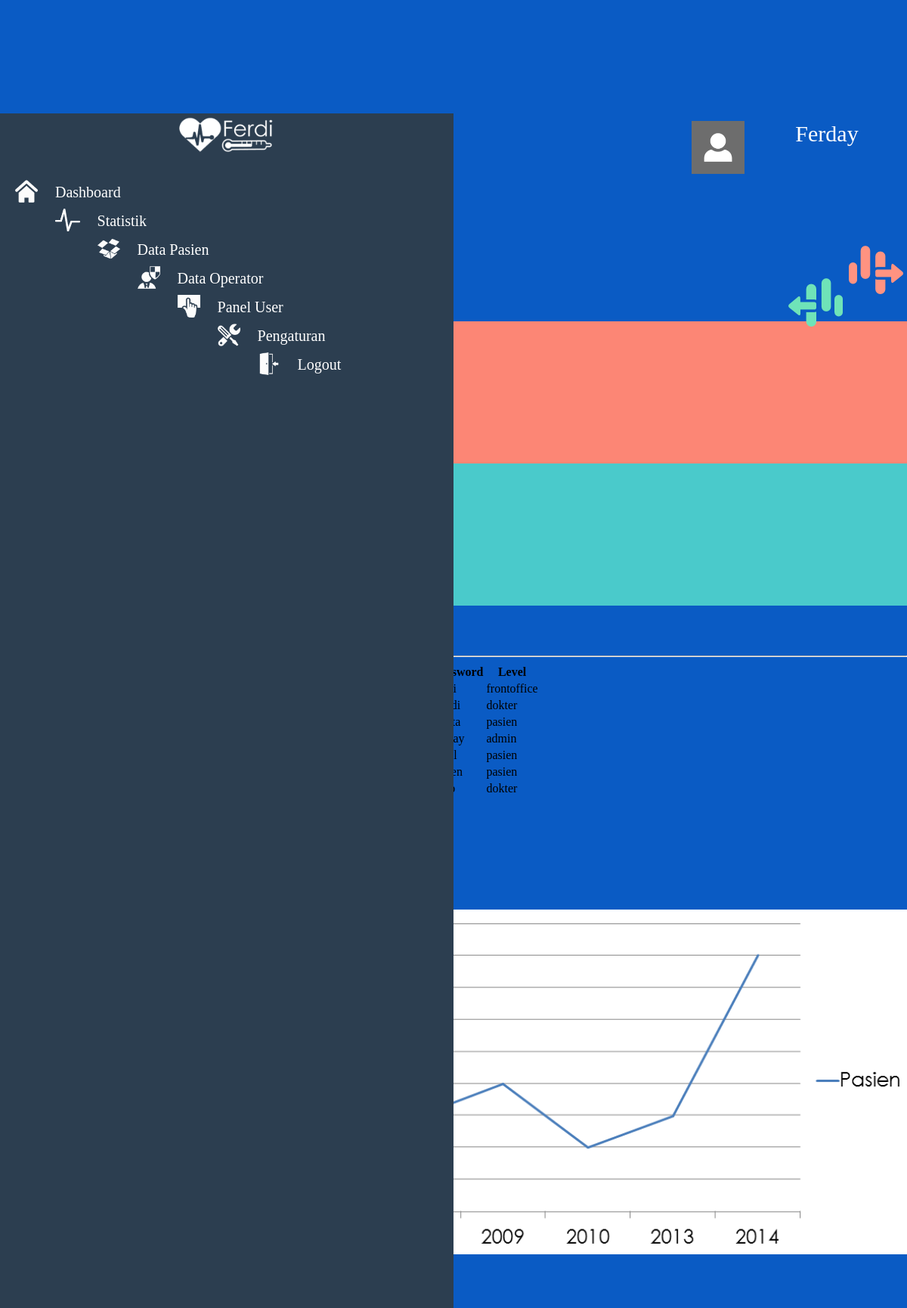
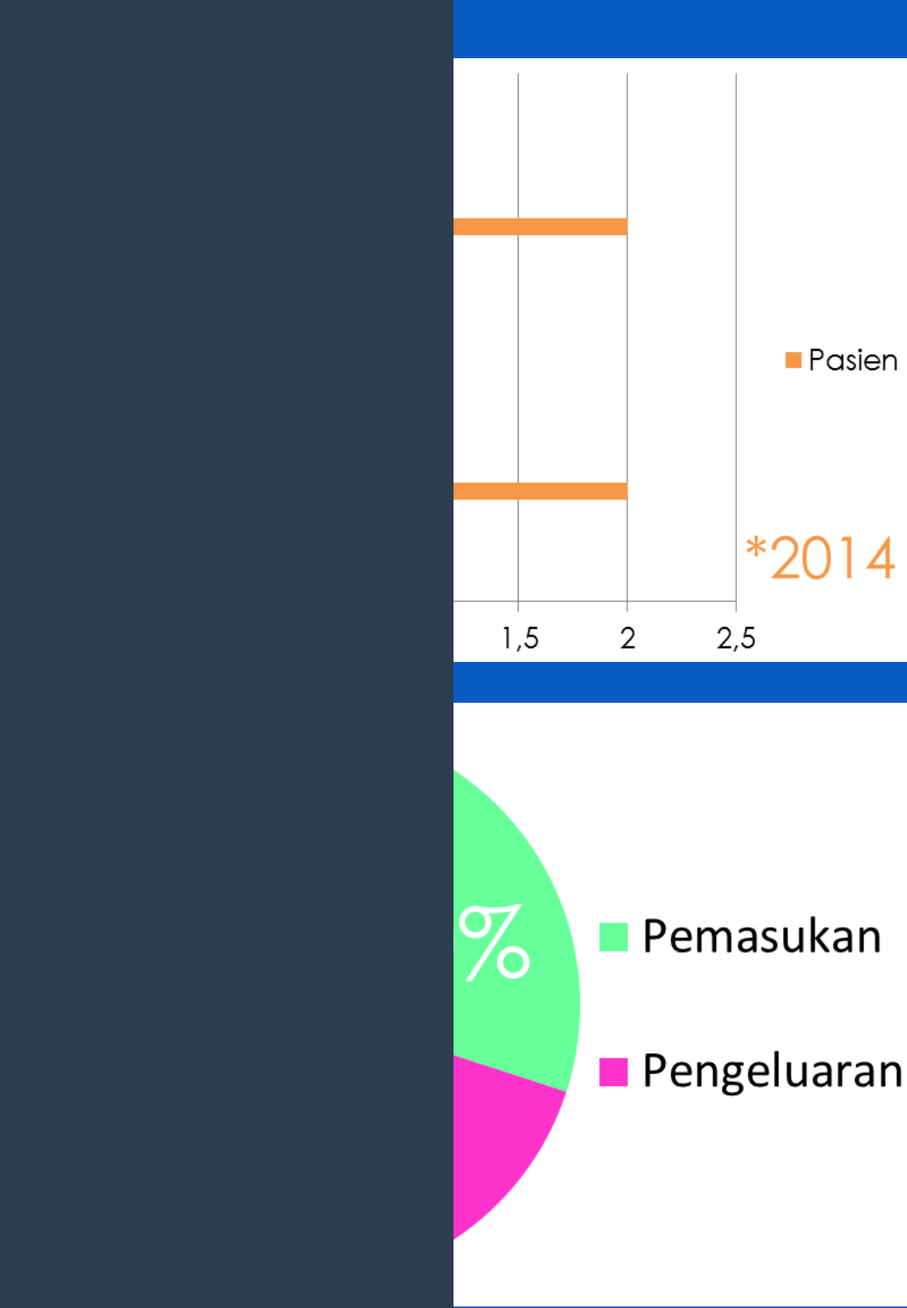
Page /p/admin (signed in, upper part) on the committed database (2 pictures, top to bottom).
### tables this page shows
CREATE TABLE IF NOT EXISTS `user` (
  `no` int(11) NOT NULL AUTO_INCREMENT,
  `userid` varchar(50) NOT NULL,
  `password` varchar(50) NOT NULL,
  `level` varchar(50) NOT NULL,
  PRIMARY KEY (`no`)
);

### p/admin/index.php (the view, shortened to what this page needs)
<?php
$query = mysql_query ("SELECT * FROM databaru");
$pasien= mysql_num_rows ($query);
$query2 = mysql_query ("SELECT * FROM user where level='dokter'");
$dokter= mysql_num_rows ($query2);
$query3 = mysql_query ("SELECT * FROM user where level='frontoffice'");
$operator= mysql_num_rows ($query3);
$query4 = mysql_query ("SELECT * FROM user where level='admin'");
$admin= mysql_num_rows ($query4);
?>
<html>
<head>
	<link rel="stylesheet" type="text/css" href="style.css">
</head>
<body>
	<div id='wrapper'>
		<div id='menukiri'>
		<center><img src="img/logo.png" height='60'></center><br>
		<a href="index.php"><div class='menu-active'>
			<img src="img/house.png" height='30' align='left' style='margin-left:20px;margin-top:10px;'>
			<font class='sk' style='margin-left:20px;margin-top:15px;display:inline-block;'>Dashboard</font>
		</div>
		</a>
		<a href="statistik.php">
		<div class='menu'>
			<img src="img/statistik.png" height='30' align='left' style='margin-left:20px;margin-top:10px;'>
			<font class='sk' style='margin-left:20px;margin-top:15px;display:inline-block;'>Statistik</font>
		</div>
		</a>
		<a href="pasien.php">
		<div class='menu'>
			<img src="img/data.png" height='30' align='left' style='margin-left:20px;margin-top:10px;'>
			<font class='sk' style='margin-left:20px;margin-top:15px;display:inline-block;'>Data Pasien</font>
		</div>
		</a>
		<a href="dataop.php">
		<div class='menu'>
			<img src="img/frontoffice.png" height='30' align='left' style='margin-left:20px;margin-top:10px;'>
			<font class='sk' style='margin-left:20px;margin-top:15px;display:inline-block;'>Data Operator</font>
		</div>
		</a>
		<a href="paneluser.php">
		<div class='menu'>
			<img src="img/panel.png" height='30' align='left' style='margin-left:20px;margin-top:10px;'>
			<font class='sk' style='margin-left:20px;margin-top:15px;display:inline-block;'>Panel User</font>
		</div>
		</a>
		<a href="#">
		<div class='menu'>
			<img src="img/setting.png" height='30' align='left' style='margin-left:20px;margin-top:10px;'>
			<font class='sk' style='margin-left:20px;margin-top:15px;display:inline-block;'>Pengaturan</font>
		</div>
		</a>
		<a href="../../login.php?op=out">
		<div class='menu'>
			<img src="img/logout.png" height='30' align='left' style='margin-left:20px;margin-top:10px;'>
			<font class='sk' style='margin-left:20px;margin-top:15px;display:inline-block;'>Logout</font>
		</div>
		</a>
		</div>
		<div id='menuatas'>
		<a href='#'>
		<div id='user'>
		<img src="img/profil.png" height='70%' align='left' style='margin-top:10px;margin-left:15px;'>
		<font class='k' style='margin-top:10px;display:inline-block;text-transform:capitalize;'><?php echo $_SESSION['userid'];?></font>
		</div>
		</a>
	</div>
		<article>
			<br><br><br>
			<font class='k' style='padding:30px;display:inline-block;color:#49586E;'>Dashboard</font><br>
			<font class='sk' style='margin-left:30px;display:inline-block;'><a href='#'>Admin</a>&nbsp;&nbsp;/&nbsp;&nbsp;<font class='sk' style='color:#6DC5A3;'>Dashboard</font></font>
			<div id='info'>
				<font class='sk' style='padding:10px;display:inline-block;color:#49586E;'>Pengeluaran</font>
				<img src="img/pengeluaran.png" align='right' style='margin-right:5px;'>
				<font style='font-size:20px;margin-top:-10px;padding:10px;display:inline-block;color:#FF9381;'>Rp. 1.000.000,-</font>
			</div>
			<div id='info'>
				<font class='sk' style='padding:10px;display:inline-block;color:#49586E;'>Pemasukan</font>
				<img src="img/pemasukan.png" align='right' style='margin-right:5px;'>
				<font style='font-size:20px;margin-top:-10px;padding:10px;display:inline-block;color:#6FE3B8;'>Rp. 90.000,-</font>
			</div>
			<br>
			<div id='tampil' style='float:left;background:#6A8ABE;'>
				<img src='img/pasien.png'><br>
				<font class='sb'><?php echo $pasien; ?></font><br>
				<font class='s'> Pasien </font>
			</div>
			<div id='tampil' style='margin-left:310px;background:#FC8675;'>
				<img src='img/dokter.png'><br>
				<font class='sb'><?php echo $dokter; ?></font><br>
				<font class='s'> Dokter </font>
			</div>
			<div id='tampil' style='float:left;background:#5AB6DF;'>
				<img src='img/operator.png'><br>
				<font class='sb'><?php echo $operator; ?></font><br>
				<font class='s'> Operator </font>
			</div>
			<div id='tampil' style='margin-left:310px;background:#4ACACB;'>
				<img src='img/admin.png'><br>
				<font class='sb'><?php echo $admin; ?></font><br>
				<font class='s'> Admin </font>
			</div>
			<div id='semuauser'>
				<font class='b' style='color:white;'> &nbsp; Semua User</font>
				<hr>
				<center>
					<table class="tabeluser">
                            <thead>
                            <tr>
                                <th>#</th>
                                <th>Username</th>
                                <th>Password</th>
                                <th>Level</th>
                            </tr>
                            </thead>
                            <tbody>
					 <?php
    					$query = mysql_query("select * from user");
    					$no = 1;
    					while ($data = mysql_fetch_array($query)) {
    				?>
                            <tr>
                                <td><?php echo $no; ?></td>
                                <td><?php echo $data['userid']; ?></td>
                                <td><?php echo $data['password']; ?></td>
                                <td><?php echo $data['level']; ?></td>
                            </tr>
                            </tbody>
                        <?php
                        $no++;
                         } ?>
                         </table>
                        </center>
			</div>
			<br><br><br>
			<div id='grafik'>
				<font class='k' style='display:inline-block;padding:30px;color:#49586E;'>Grafik Jumlah Pasien Pertahun</font>
				<img src="img/grafik.png" width='100%'>
			</div>
			<br><br><br>
			<div id='grafikbulan'>
				<font class='k' style='display:inline-block;padding:30px;color:#49586E;'>Grafik Jumlah Pasien Perbulan</font>
				<img src="img/grafikbulan.png" width='100%'>
			</div>
			<div id='grafikuang'>
				<font class='k' style='display:inline-block;padding:10px;color:#49586E;'>Keuangan Klinik</font>
				<img src="img/grafikuang.png" width='100%'>
			</div>
		</article>
		<br>
	</div>
</body>
</html>

### style.css (style rules this page uses)
body { margin: 0; background: #0A5BC4; font-family: 'Century Gothic'; }
a { color:white; text-decoration: none; }
font { color:white; font-family: 'Century Gothic'; }
font.sk { font-size: 20px; }
font.k { font-size: 30px; }
font.s { font-size: 40px; }
font.b { font-size: 50px; }
font.sb { font-size: 60px; }
hr { border-top: 0.1px solid white; border-style: inset; }
#user { width:300px; height:100px; float:right; text-align:center; }
article { margin-top:150px; }
#menukiri { width: 600px; height: 100%; background:#2C3E50; float: left; position: fixed; }

### rows in the picture
user: level "frontoffice"
user: level "dokter"
user: level "pasien"
user: level "admin"
user: level "pasien"
user: level "pasien"
user: level "dokter"

### other values in the picture
$_SESSION['userid'] "Ferday"
